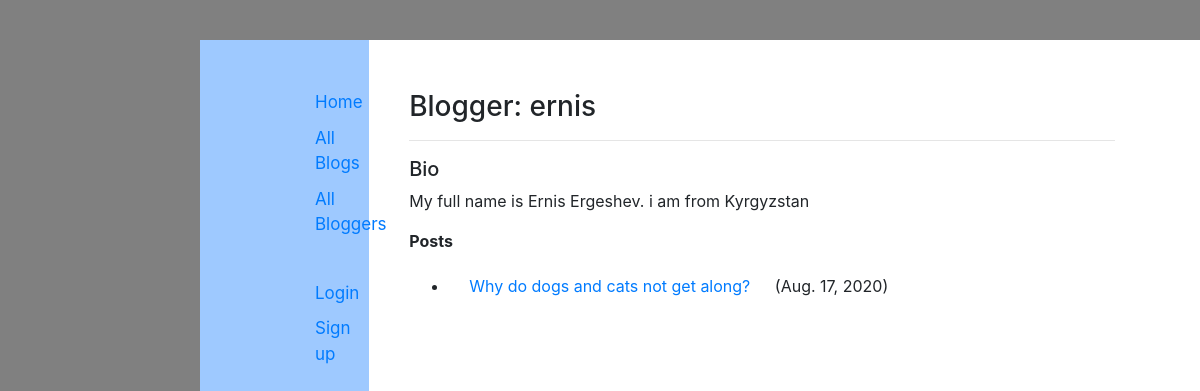
/catalog/blog/blogger/2, run on the app's committed database.
### catalog/models.py (models this page shows, shortened)
class Blogger(models.Model):
    user = models.OneToOneField(User, primary_key=True, on_delete = models.CASCADE)
    first_name = models.CharField(max_length=100, blank=True)
    last_name = models.CharField(max_length=100, blank=True)
    email = models.EmailField(max_length=150, default=False)
    bio = models.TextField(max_length = 500, help_text = "Enter your bio here.")
    class Meta:
        ordering = [ 'user','bio']
    def __str__(self):
        return self.user.username

class Blog(models.Model):
    title = models.CharField(max_length = 200)
    post_date = models.DateField( default = date.today)
    author = models.ForeignKey(Blogger, on_delete = models.SET_NULL, null = True)
    description = models.TextField(max_length = 2000, help_text = "Enter your text here.")
    class Meta:
        ordering = ["-post_date"]
    def  __str__(self):
        return self.title

### catalog/views.py (the view)
# urls.py: path('blog/blogger/<int:pk>', views.BloggerDetailView.as_view(), name = 'blogger-detail'),
class BloggerDetailView( generic.DetailView):
    model = Blogger

### catalog/templates/catalog/blogger_detail.html
{% extends "base_generic.html" %}
{% block content %}
<h3>Blogger: {{ blogger }}</h3>
<hr>
<h5>Bio</h5>
<p>{{ blogger.bio }}</p>
<div>
    <p><strong>Posts</strong></p>
    <ul>
        {% for blog in blogger.blog_set.all %}
        <li><a href="{% url 'blog-detail' blog.pk %}">{{ blog }}</a> ({{ blog.post_date }})</li>
        {% endfor %}
    </ul>
</div>
{% endblock %}

### data on the page
Blogger: user_id.username "ernis", bio "My full name is Ernis Ergeshev. i am from Kyrgyzstan"
Blog: title "Why do dogs and cats not get along?", post_date "Aug. 17, 2020"
